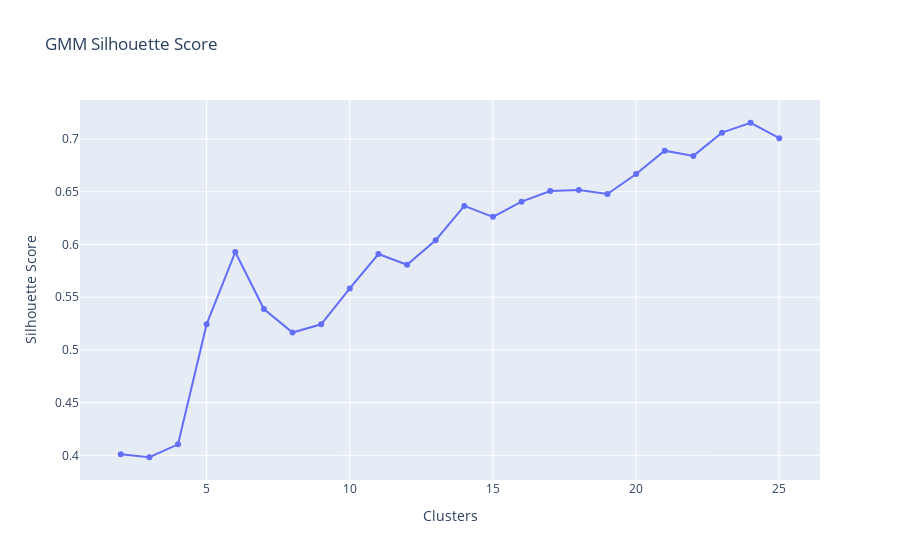

Notebook code for this chart:
### Code cell
fig = px.line(x = clusters, y = gmm_list, markers=True, title = 'GMM Silhouette Score')
fig.update_layout(yaxis_title = 'Silhouette Score', xaxis_title = 'Clusters')
fig.show()

### Figure 1 — Plotly figure (JSON) as saved in the notebook; plotly's stock layout.template omitted (floating-point values rounded to 4 significant figures)
{"data": [{"hovertemplate": "x=%{x}<br>y=%{y}<extra></extra>", "legendgroup": "", "line": {"color": "#636efa", "dash": "solid"}, "marker": {"symbol": "circle"}, "mode": "markers+lines", "name": "", "orientation": "v", "showlegend": false, "type": "scatter", "x": [2, 3, 4, 5, 6, 7, 8, 9, 10, 11, 12, 13, 14, 15, 16, 17, 18, 19, 20, 21, 22, 23, 24, 25], "xaxis": "x", "y": [0.4011, 0.3982, 0.4104, 0.5244, 0.5928, 0.5388, 0.5164, 0.5243, 0.5583, 0.5909, 0.5808, 0.604, 0.6366, 0.6262, 0.6406, 0.6507, 0.6517, 0.6479, 0.6669, 0.689, 0.684, 0.706, 0.7155, 0.7008], "yaxis": "y"}], "layout": {"autosize": true, "legend": {"tracegroupgap": 0}, "title": {"text": "GMM Silhouette Score"}, "xaxis": {"anchor": "y", "autorange": true, "domain": [0, 1], "range": [0.6537, 26.35], "title": {"text": "Clusters"}, "type": "linear"}, "yaxis": {"anchor": "x", "autorange": true, "domain": [0, 1], "range": [0.372, 0.7417], "title": {"text": "Silhouette Score"}, "type": "linear"}}}
